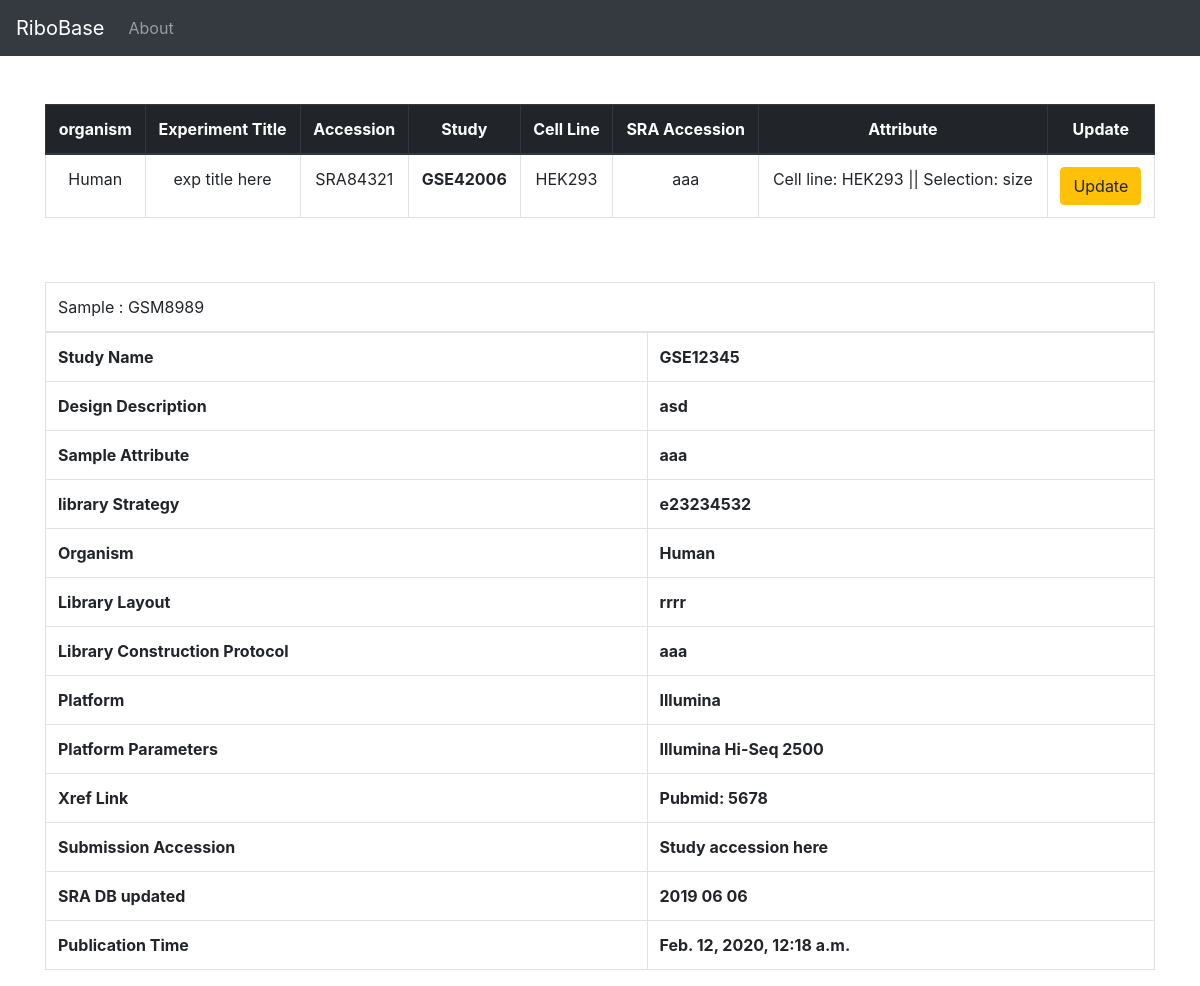
The page /DataSearchPage/17 on the database its author committed.
### project/models.py (models this page shows, shortened)
class Experiment(models.Model):
    study = models.ForeignKey('Study',blank = False,on_delete = models.CASCADE,related_name="experiment")
    experiment_alias = models.CharField(max_length = 200,unique = True,blank = False)
    experiment_accession = models.CharField(max_length = 200,unique = True,blank = False)
    experiment_title = models.CharField(max_length = 200,blank = False)
    study_name = models.CharField(max_length = 200,blank = False)
    design_description = models.TextField(max_length = 200,blank = True)
    sample_accession = models.CharField(max_length = 200,blank = True)
    sample_attribute = models.TextField(max_length = 200,blank = True)
    library_strategy = models.CharField(max_length = 200,blank = True)
    library_layout = models.CharField(max_length = 200,blank = True)
    library_construction_protocol = models.TextField(max_length = 200,blank = True)
    platform = models.CharField(max_length = 200,blank = False)
    platform_parameters = models.CharField(max_length = 200,blank = False)
    xref_link = models.CharField(max_length = 200,blank = False)
    experiment_attribute = models.CharField(max_length = 200,blank = False)
    submission_accession = models.CharField(max_length = 200,blank = False)
    sradb_updated = models.CharField(max_length = 200,blank = False)
    organism = models.CharField(max_length = 200,blank = False)
    cell_line = models.CharField(max_length = 200,blank = False)
    experiment_file = models.FileField(blank = True,null = True)
    create_date = models.DateTimeField(auto_now_add = True)

class Study(models.Model):
    geo_accession = models.CharField( max_length = 50,unique = True,blank = False)
    study_accession = models.CharField(max_length = 50,unique = True,blank = False)
    study_title = models.CharField(max_length = 200,unique = False,blank = True)
    study_type = models.CharField(max_length = 100,unique = False,blank = True)
    study_abstract = models.TextField(blank = True)
    study_description = models.CharField(max_length = 200,unique = False,blank = True)
    xref_link = models.CharField(max_length = 200,unique = False,blank = True)
    submission_accession = models.CharField(max_length = 50,unique = False,blank = True)
    sradb_updated = models.CharField(max_length = 200,unique = False,blank = True)
    create_date = models.DateTimeField(auto_now_add = True)
    def __str__(self):
        return self.geo_accession

### project/views.py (the view)
# urls.py: path('DataSearchPage/<int:id>',views.DataSearchPage,name="DataSearchPage"),
def DataSearchPage(request,id):
    experiments = Experiment.objects.filter(id=id).all()
    return render(request,"DataSearchPage.html",{"experiments":experiments})

### templates/DataSearchPage.html
{% extends "layout.html" %}
{% block body %}
<br><br>
  <table class="table table-bordered table-hover">
    <thead class="thead-dark">
      <tr>
        <th scope="col"><center>organism</center></th>
        <th scope="col"><center>Experiment Title</center></th>
        <th scope="col"><center>Accession</center></th>
        <th scope="col"><center>Study</center></th>
        <th scope="col"><center>Cell Line</center></th>
        <th scope="col"><center>SRA Accession</center></th>
        <th scope="col"><center>Attribute</center></th>
        <th scope="col"><center>Update</center></th>
      </tr>
    </thead>
    <tbody>
    {% for experiment in experiments %}
    <tr>
      <td><center>{{experiment.organism}}</center></td>
      <td><center>{{experiment.experiment_title}}</center></td>
      <td><center>{{experiment.experiment_accession}}</center></td>
      <th><center>{{ experiment.study}}</center></th>
      <td><center>{{experiment.cell_line}}</center></td>
      <td><center>{{experiment.sample_accession}}</center></td>
      <td><center>{{experiment.experiment_attribute}}</center></td>
      <td><center><a href="/UpdateExperiment/{{experiment.id}}" class ="btn btn-warning">Update</center></td>
        </tr>
      {% endfor %}
    </tbody>
  </table>
  <br><br>
  <table class="table table-bordered table-hover">
    <thead class="thead-dark">
      {% for experiment in experiments %}
      <tr>
        <td colspan="5" >Sample : {{ experiment.experiment_alias}}</tdcolspan="2">
      </tr>
    </thead>
    <tbody>
      <tr>
            <th colspan="1">Study Name</th>
            <th colspan="5">{{ experiment.study_name}}</th>
      </tr>
      <tr>
        <th scope="col">Design Description</th>
        <th>{{ experiment.design_description }}</th>
      </tr>
      <tr>
        <th scope="col">Sample Attribute</th>
        <th>{{ experiment.sample_attribute}}</th>
      </tr>
      <tr>
        <th scope="col">library Strategy</th>
        <th>{{ experiment.library_strategy}}</th>
      </tr>
      <tr>
        <th scope="col">Organism</th>
        <th>{{ experiment.organism}}</th>
      </tr>
      <tr>
        <th scope="col">Library Layout</th>
        <th>{{ experiment.library_layout}}</th>
      </tr>
      <tr>
        <th scope="col">Library Construction Protocol</th>
        <th>{{ experiment.library_construction_protocol}}</th>
      </tr>
      <tr>
        <th scope="col">Platform</th>
        <th>{{ experiment.platform}}</th>
      </tr>
      <tr>
        <th scope="col">Platform Parameters</th>
        <th>{{ experiment.platform_parameters}}</th>
      </tr>
      <tr>
        <th scope="col">Xref Link</th>
        <th>{{ experiment.xref_link}}</th>
      </tr>
      <tr>
        <th scope="col">Submission Accession</th>
        <th>{{ experiment.submission_accession}}</th>
      </tr>
      <tr>
        <th scope="col">SRA DB updated</th>
        <th>{{ experiment.sradb_updated}}</th>
      </tr>
      <tr>
        <th scope="col">Publication Time</th>
        <th>{{experiment.create_date}}</th>
      </tr>
      {% endfor %}
    </tbody>
  </table>
{% endblock body %}

### rows shown on the page
Experiment: organism "Human", experiment_title "exp title here", experiment_accession "SRA84321", study "GSE42006", cell_line "HEK293", sample_accession "aaa", experiment_attribute "Cell line: HEK293 || Selection: size", experiment_alias "GSM8989", study_name "GSE12345", design_description "asd", sample_attribute "aaa", library_strategy "e23234532", library_layout "rrrr", library_construction_protocol "aaa", platform "Illumina", platform_parameters "Illumina Hi-Seq 2500", xref_link "Pubmid: 5678", submission_accession "Study accession here", sradb_updated "2019 06 06", create_date "Feb. 12, 2020, 12:18 a.m."
